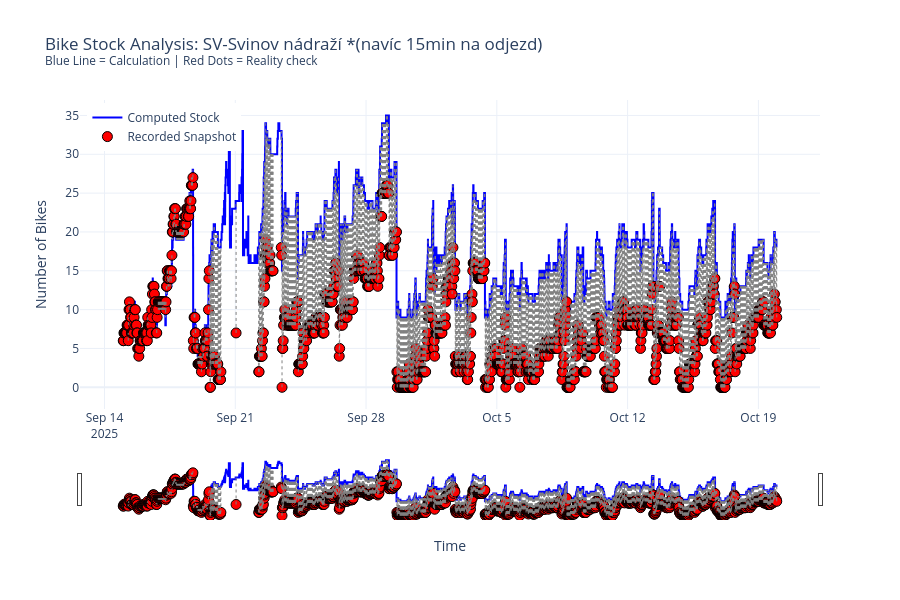

Write notebook code for a chart like this one.
### Code cell
import pandas as pd
import plotly.graph_objects as go

# ==========================================
# 1. SETTINGS & CONFIGURATION
# ==========================================
# --- FILE PATHS ---
# Update these to match your actual file locations
file_main        = "data/nextbike_data_VSB_Vaclavik.xlsx"
file_rebalancing = "data/nextbike_data_VSB_Vaclavik2.xlsx"

# SHEET NAMES
# Use the actual name (string) or index (0, 1) of the sheets
sheet_name_trips     = "Vypujcky_Ostrava"              # Usually the first sheet
sheet_name_snapshots = "Stanice_Ostrava"       # REPLACE with the actual name of the snapshot sheet

# STATION NAMES
# Must match the text in the Excel files exactly
station_trips    = 'SV-Svinov nádraží *(navíc 15min na odjezd)'
station_rebal    = 'SV-Svinov nádraží *(navíc 15min na odjezd)'

# --- INITIALIZATION ---
# Based on your first snapshot: 6 bikes at 00:05
start_time       = pd.Timestamp('2025-09-15 00:05:00')
initial_stock    = 6

# ==========================================
# 2. DATA LOADING
# ==========================================
print("Loading data files...")

# Load Trips
trips = pd.read_excel(file_main, sheet_name=sheet_name_trips)

# Load Snapshots (The Truth/Checksum)
snapshots = pd.read_excel(file_main, sheet_name=sheet_name_snapshots)

# Load Rebalancing
rebalancing = pd.read_excel(file_rebalancing)

# ==========================================
# 3. PROCESSING EVENTS
# ==========================================
print("Processing events...")

# --- A. Customer Departures (-1) ---
dept = trips[trips['start_place'] == station_trips].copy()
dept = dept[['start_time']].rename(columns={'start_time': 'timestamp'})
dept['change'] = -1

# --- B. Customer Arrivals (+1) ---
arr = trips[trips['end_place'] == station_trips].copy()
arr = arr[['end_time']].rename(columns={'end_time': 'timestamp'})
arr['change'] = 1

# --- C. Rebalancing Removals (Variable Negative) ---
# Note: Using the LONG station name here to match the rebalancing file
reb_dept = rebalancing[rebalancing['from'] == station_rebal].copy()
reb_dept = reb_dept[['timestamp', 'number_of_bikes']]
reb_dept['change'] = -1 * reb_dept['number_of_bikes'] # Flip sign to negative
reb_dept = reb_dept.drop(columns=['number_of_bikes'])

# --- D. Rebalancing Restocks (Variable Positive) ---
reb_arr = rebalancing[rebalancing['to'] == station_rebal].copy()
reb_arr = reb_arr[['timestamp', 'number_of_bikes']]
reb_arr['change'] = reb_arr['number_of_bikes'] # Keep positive
reb_arr = reb_arr.drop(columns=['number_of_bikes'])

# ==========================================
# 4. BUILDING THE TIMELINE
# ==========================================
print("Building continuous timeline...")

# 1. Merge all event lists into one
all_events = pd.concat([dept, arr, reb_dept, reb_arr])

# 2. Add the Starting Point (The Anchor)
start_row = pd.DataFrame([{'timestamp': start_time, 'change': initial_stock}])
timeline_events = pd.concat([start_row, all_events])

# 3. Sort Chronologically
timeline_events = timeline_events.sort_values('timestamp')

# 4. Calculate Running Total (The 'Stock')
# This gives us the count at the exact second an event happens
timeline_events['stock'] = timeline_events['change'].cumsum()

# 5. Resample to 1-Minute Intervals
# This creates the "Continuous" timeline you asked for
timeline_events = timeline_events.set_index('timestamp')
# 'last()' ensures we take the final count of the minute
final_timeline = timeline_events.resample('1min').agg({'stock': 'last'})
# 'ffill()' ensures empty minutes carry over the previous count
final_timeline = final_timeline.ffill().fillna(0)

# ==========================================
# 5. VALIDATION (CHECKSUM)
# ==========================================
print("Running validation against snapshots...")

# Prepare the Snapshot data (The "Truth")
checks = snapshots.copy()
# Rename columns to standard names
checks = checks.rename(columns={'Čas': 'timestamp', station_rebal: 'real_stock'})
checks = checks[['timestamp', 'real_stock']].dropna()
checks['timestamp'] = pd.to_datetime(checks['timestamp'])

# FORCE SORTING to ensure correct timestamp matching
checks = checks.sort_values('timestamp')

# Match Snapshots to Timeline
# merge_asof finds the closest timeline event strictly BEFORE or AT the check time
validation = pd.merge_asof(
    checks,
    final_timeline.sort_index(),  # Ensure timeline is sorted too
    left_on='timestamp',
    right_index=True,
    direction='backward'
)

# Calculate Drift (Computed - Real)
validation['drift'] = validation['stock'] - validation['real_stock']

print(f"Validation complete. Matched {len(validation)} snapshots.")

# ==========================================
# 6. INTERACTIVE VISUALIZATION
# ==========================================
print("Generating interactive graph...")

fig = go.Figure()

# --- LAYER 1: The Computed Stock (Blue Line) ---
fig.add_trace(go.Scatter(
    x=final_timeline.index,
    y=final_timeline['stock'],
    mode='lines',
    name='Computed Stock',
    line=dict(color='blue', width=2, shape='hv'), # 'hv' = Step Plot
    hovertemplate='<b>Time:</b> %{x}<br><b>Computed:</b> %{y} bikes<extra></extra>'
))

# --- LAYER 2: The Real Snapshots (Red Dots) ---
fig.add_trace(go.Scatter(
    x=validation['timestamp'],
    y=validation['real_stock'],
    mode='markers',
    name='Recorded Snapshot',
    marker=dict(color='red', size=10, line=dict(color='black', width=1)),
    # Custom Hover Tooltip showing the Drift
    customdata=validation[['stock', 'drift']],
    hovertemplate=(
        '<b>Recorded:</b> %{y} bikes<br>' +
        '<b>Computed:</b> %{customdata[0]} bikes<br>' +
        '<b>DRIFT:</b> %{customdata[1]} (Error)<br>' +
        '<extra></extra>'
    )
))

# --- LAYER 3: Drift Connections (Grey Dashed Lines) ---
# Draws a line from the dot to the curve to visualize the error magnitude
for i, row in validation.iterrows():
    fig.add_trace(go.Scatter(
        x=[row['timestamp'], row['timestamp']],
        y=[row['real_stock'], row['stock']],
        mode='lines',
        showlegend=False,
        line=dict(color='gray', width=1, dash='dot'),
        hoverinfo='skip'
    ))

# --- LAYOUT CONFIGURATION ---
fig.update_layout(
    title=f'Bike Stock Analysis: {station_trips}<br><sup>Blue Line = Calculation | Red Dots = Reality check</sup>',
    xaxis_title='Time',
    yaxis_title='Number of Bikes',
    hovermode='closest',
    template='plotly_white',
    height=600,
    legend=dict(x=0.01, y=0.99)
)

# Add Range Slider for Zooming
fig.update_xaxes(rangeslider_visible=True)

fig.show()
